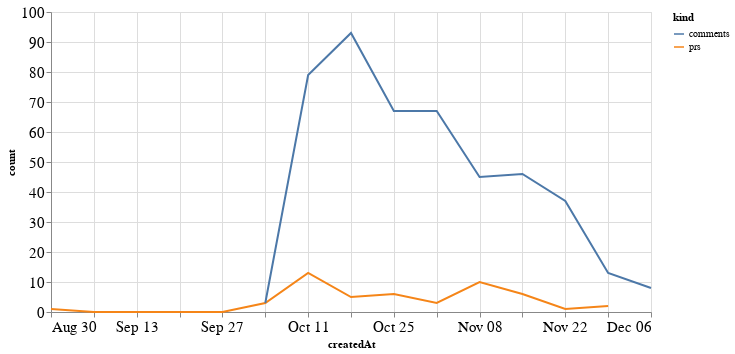

Write notebook code for a chart like this one.
### Code cell
alt.Chart(total_time, width=600).mark_line().encode(
    x='createdAt',
    y='count',
    color='kind'
)

### Figure 1 — Vega-Lite specification as saved in the notebook (floating-point values rounded to 4 significant figures)
{"config": {"axisLeft": {"labelFontSize": 15}, "axisBottom": {"labelFontSize": 15}}, "data": {"name": "data-df3757c6440937fd1b4a837e0b5a8bb8"}, "mark": "line", "encoding": {"color": {"type": "nominal", "field": "kind"}, "x": {"type": "temporal", "field": "createdAt"}, "y": {"type": "quantitative", "field": "count"}}, "width": 600, "$schema": "https://vega.github.io/schema/vega-lite/v4.8.1.json", "datasets": {"data-df3757c6440937fd1b4a837e0b5a8bb8": [{"createdAt": "2020-08-30T00:00:00", "kind": "prs", "count": 1.0}, {"createdAt": "2020-09-06T00:00:00", "kind": "prs", "count": 0.0}, {"createdAt": "2020-09-13T00:00:00", "kind": "prs", "count": 0.0}, {"createdAt": "2020-09-20T00:00:00", "kind": "prs", "count": 0.0}, {"createdAt": "2020-09-27T00:00:00", "kind": "prs", "count": 0.0}, {"createdAt": "2020-10-04T00:00:00", "kind": "prs", "count": 3.0}, {"createdAt": "2020-10-11T00:00:00", "kind": "prs", "count": 13.0}, {"createdAt": "2020-10-18T00:00:00", "kind": "prs", "count": 5.0}, {"createdAt": "2020-10-25T00:00:00", "kind": "prs", "count": 6.0}, {"createdAt": "2020-11-01T00:00:00", "kind": "prs", "count": 3.0}, {"createdAt": "2020-11-08T00:00:00", "kind": "prs", "count": 10.0}, {"createdAt": "2020-11-15T00:00:00", "kind": "prs", "count": 6.0}, {"createdAt": "2020-11-22T00:00:00", "kind": "prs", "count": 1.0}, {"createdAt": "2020-11-29T00:00:00", "kind": "prs", "count": 2.0}, {"createdAt": "2020-12-06T00:00:00", "kind": "prs", "count": null}, {"createdAt": "2020-08-30T00:00:00", "kind": "comments", "count": null}, {"createdAt": "2020-09-06T00:00:00", "kind": "comments", "count": null}, {"createdAt": "2020-09-13T00:00:00", "kind": "comments", "count": null}, {"createdAt": "2020-09-20T00:00:00", "kind": "comments", "count": null}, {"createdAt": "2020-09-27T00:00:00", "kind": "comments", "count": null}, {"createdAt": "2020-10-04T00:00:00", "kind": "comments", "count": 3.0}, {"createdAt": "2020-10-11T00:00:00", "kind": "comments", "count": 79.0}, {"createdAt": "2020-10-18T00:00:00", "kind": "comments", "count": 93.0}, {"createdAt": "2020-10-25T00:00:00", "kind": "comments", "count": 67.0}, {"createdAt": "2020-11-01T00:00:00", "kind": "comments", "count": 67.0}, {"createdAt": "2020-11-08T00:00:00", "kind": "comments", "count": 45.0}, {"createdAt": "2020-11-15T00:00:00", "kind": "comments", "count": 46.0}, {"createdAt": "2020-11-22T00:00:00", "kind": "comments", "count": 37.0}, {"createdAt": "2020-11-29T00:00:00", "kind": "comments", "count": 13.0}, {"createdAt": "2020-12-06T00:00:00", "kind": "comments", "count": 8.0}]}}
